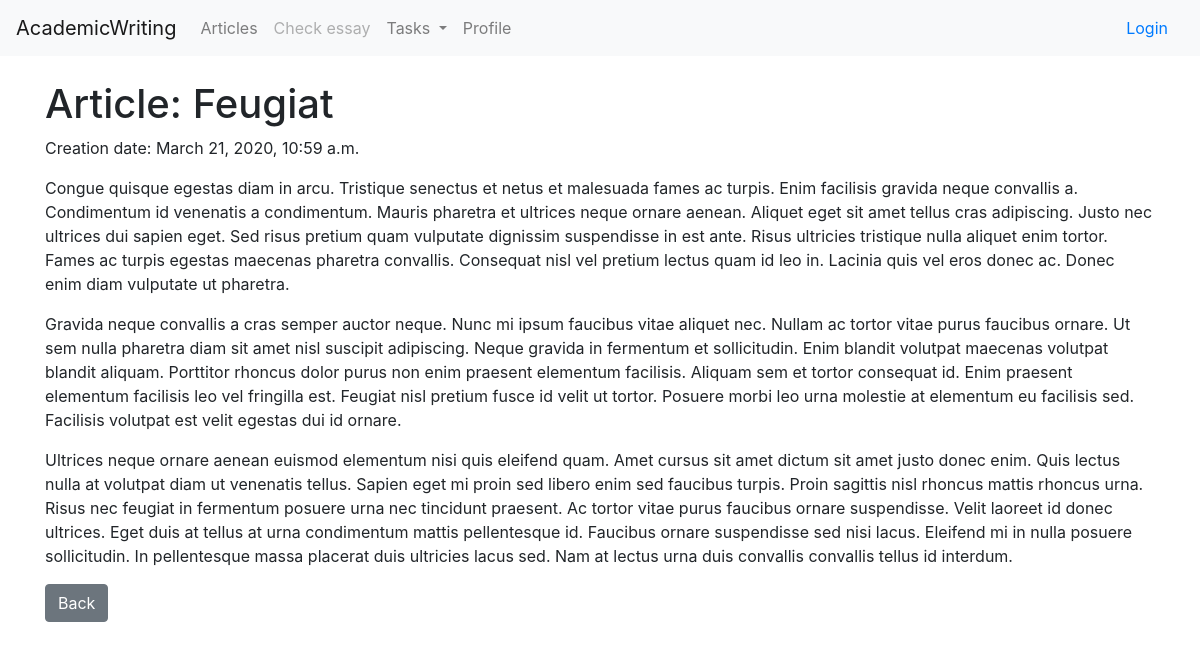
The app's page /articles/details/1 with its own data.
### AcademicWriting/models.py (models this page shows, shortened)
class Articles(models.Model):
    author = models.ForeignKey(User, on_delete=models.CASCADE, verbose_name='Author', blank=True, null=True)
    creation_date = models.DateTimeField(auto_now=True)
    name = models.CharField(max_length=200, verbose_name='Name')
    text = models.TextField(verbose_name='Text')
    class Meta:
        verbose_name = 'Article'
        verbose_name_plural = 'Articles'

### AcademicWriting/views.py (the view)
# urls.py: path('articles/details/<int:pk>', views.ArticleDetailView.as_view(), name='article_details'),
class ArticleDetailView(DetailView):
    model = Articles
    template_name = 'article_details.html'
    context_object_name = 'article'

### AcademicWriting/templates/article_details.html
{% extends 'base.html' %}
{% block content %}
    <div class="container mt-4">
        <h1 class="mt-4">Article: {{ article.name }}</h1>
        <p>Creation date: {{ article.creation_date }}</p>
        <p>{{ article.text|linebreaks }}</p>
        <p><a class="btn btn-secondary" role="button" href="/articles">Back</a> </p>
    </div>
{%  endblock %}

### records on screen
Articles: name "Feugiat", creation_date "March 21, 2020, 10:59 a.m.", text "Congue quisque egestas diam in arcu. Tristique senectus et netus et malesuada fames ac turpis. Enim facilisis gravida neque convallis a. Condimentum id venenatis a condimentum. Mauris pharetra et ultrices neque ornare aenean. Aliquet eget sit amet tellus cras adipiscing. Justo nec ultrices dui sapien eget. Sed risus pretium quam vulputate dignissim suspendisse in est ante. Risus ultricies tristique nulla aliquet enim tortor. Fames ac turpis egestas maecenas pharetra convallis. Consequat nisl vel pretium lectus quam id leo in. Lacinia quis vel eros donec ac. Donec enim diam vulputate ut pharetra. Gravida neque convallis a cras semper auctor neque. Nunc mi ipsum faucibus vitae aliquet nec.…"
